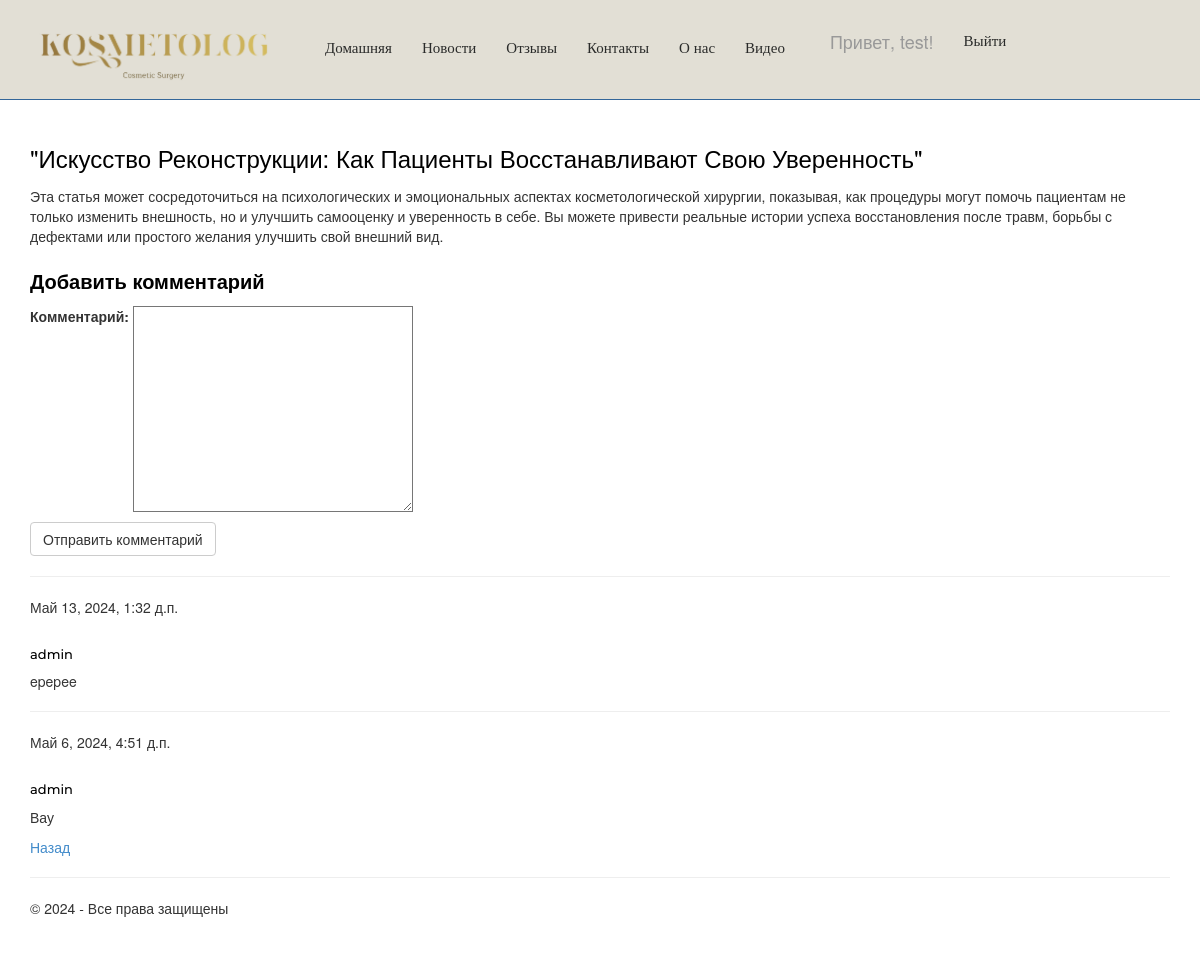
Screenshot of /news/2/ (signed in) with the database file from the repository.
### app/models.py (models this page shows, shortened)
class Blog(models.Model):
    title = models.CharField(max_length=100, verbose_name='Заголовок')
    text = models.TextField(verbose_name='Текст новости')
    image = models.FileField(null=True)
    author = models.ForeignKey(User, null=True, blank=True, on_delete=models.SET_NULL, verbose_name="Автор")

class Comment(models.Model):
    text = models.TextField(verbose_name="Текст комментария")
    date = models.DateTimeField(default=datetime.now, db_index=True, verbose_name="Дата комментария")  # изменено
    author = models.ForeignKey(User, on_delete=models.CASCADE, verbose_name="Автор комментария")
    post = models.ForeignKey(Blog, on_delete=models.CASCADE, verbose_name="Статья комментария")
    class Meta:
        db_table = "Comment"
        ordering = ["-date"]
        verbose_name = "Комментарий к статье блога"  # изменено
        verbose_name_plural = "Комментарии к статьям блога"

### app/views.py (the view)
# urls.py: path('news/<int:parametr>/', views.newspost, name='newspost'),
def newspost(request, parametr):
    assert isinstance(request, HttpRequest)
    post_1 = Blog.objects.get(id=parametr) # запрос на выбор конкретной статьи по параметру
    comments = Comment.objects.filter(post=parametr)
    if request.method == "POST":
        form = CommentForm(request.POST)
        if form.is_valid():
            comment_f = form.save(commit=False)
            comment_f.author = request.user
            comment_f.date = datetime.now()
            comment_f.post = Blog.objects.get(id=parametr)
            comment_f.save()
            return redirect('newspost', parametr=post_1.id) # переадресация на ту же страницу статьи после отправки комментария
    else:
         form = CommentForm() # создание формы для ввода комментария
    return render(
        request,
        'app/newspost.html',
        {
            'title': post_1.title,
            'message':' ',
            'post_1': post_1, # передача списка статей в шаблон веб-страницы
            'year':datetime.now().year,
            'comments': comments, # передача всех комментариев к данной статье в шаблон веб-страницы
            'form': form, # передача формы добавления комментария в шаблон веб-страницы
        }
    )

### app/forms.py
class CommentForm (forms.ModelForm):
 class Meta:
  model = Comment # используемая модель
  fields = ('text',) # требуется заполнить только поле text
  labels = {'text': "Комментарий"} # метка к полю формы text

### app/templates/app/newspost.html (shortened to what this page needs)
﻿{% extends "app/layout.html" %}
{% block content %}
<h2> {{post_1.title}} </h2>
<p> {{post_1.text|linebreaksbr}} </p>
{% if user.is_authenticated %}
<h3>Добавить комментарий</h3>
<form method="POST">
    <div>
        {{form.as_p}}
        <button type="submit" class="save btn btn-default"> Отправить комментарий </button>
    </div>
</form>
{% else %}
<h3> Для добавления своего комментария, пожалуйста, авторизуйтесь </h3>
{% endif %}
{% for comment in comments %}
<hr />
<h7> {{comment.date}} </h7>
<h5> {{comment.author}} </h5>
<p> {{comment.text|linebreaksbr}} </p>
{% endfor %}
<a href="{% url 'news' %}">Назад</a>
{% endblock %}

### app/templates/app/loginpartial.html (shortened to what this page needs)
﻿{% if user.is_authenticated %}
<form id="logoutForm" action="/logout/" method="post" class="navbar-right">
    <ul class="nav navbar-nav navbar-right">
        <li><span class="navbar-brand" style="margin-left: 0 !important">Привет, {{ user.username }}!</span></li>
        <li><a href="javascript:document.getElementById('logoutForm').submit()">Выйти</a></li>
    </ul>
</form>
{% else %}
<ul class="nav navbar-nav navbar-right">
    <li><a href="{% url 'login' %}">Войти</a></li>
</ul>
{% endif %}

### app/static/app/content/site.css (style rules this page uses)
body { padding-top: 100px; padding-bottom: 40px; }
input, select, textarea { max-width: 280px; }
.navbar-nav li a { font-family: 'Montserrat'; font-size: 15px; font-weight: normal; color: #2a2b2a !important; }
h2 { font-size: 24px; font-weight: normal; color: #000; line-height: 1.5; }
h3 { font-size: 20px; font-weight: bold; color: #000; line-height: 1.5; }
h5 { margin-top: 30px; font-size: 20px; font-family: 'Montserrat'; font-size: 13px; color: #000000; }

### rows the page displays
Blog: title "\"Искусство Реконструкции: Как Пациенты Восстанавливают Свою Уверенность\"", text "Эта статья может сосредоточиться на психологических и эмоциональных аспектах косметологической хирургии, показывая, как процедуры могут помочь пациентам не только изменить внешность, но и улучшить самооценку и уверенность в себе. Вы можете привести реальные истории успеха восстановления после травм, борьбы с дефектами или простого желания улучшить свой внешний вид."
Comment: date "Май 13, 2024, 1:32 д.п.", author "admin", text "epepee"
Comment: date "Май 6, 2024, 4:51 д.п.", author "admin", text "Вау"

### other values shown
{{ user.username }} "test"
